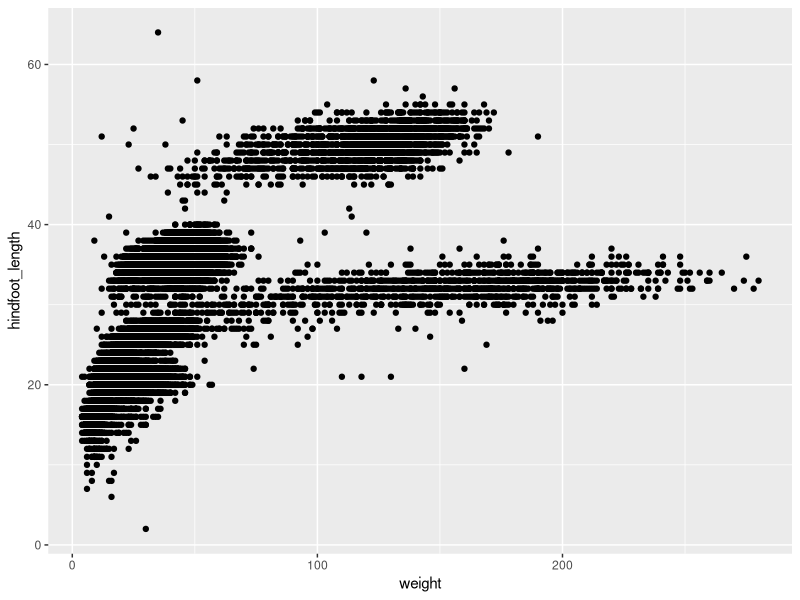
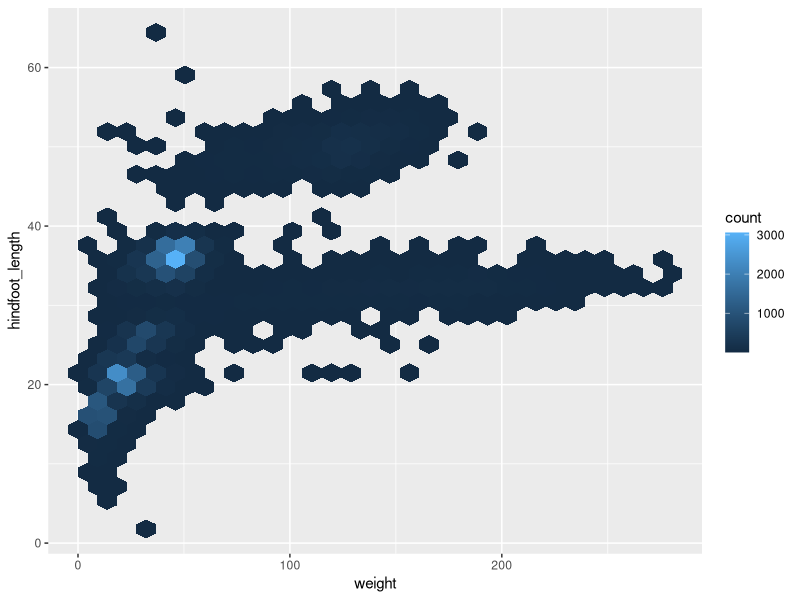
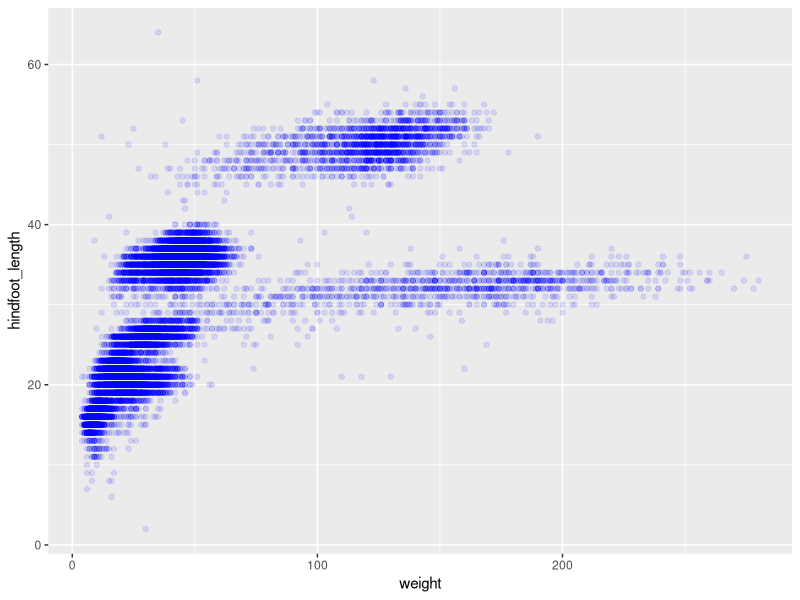
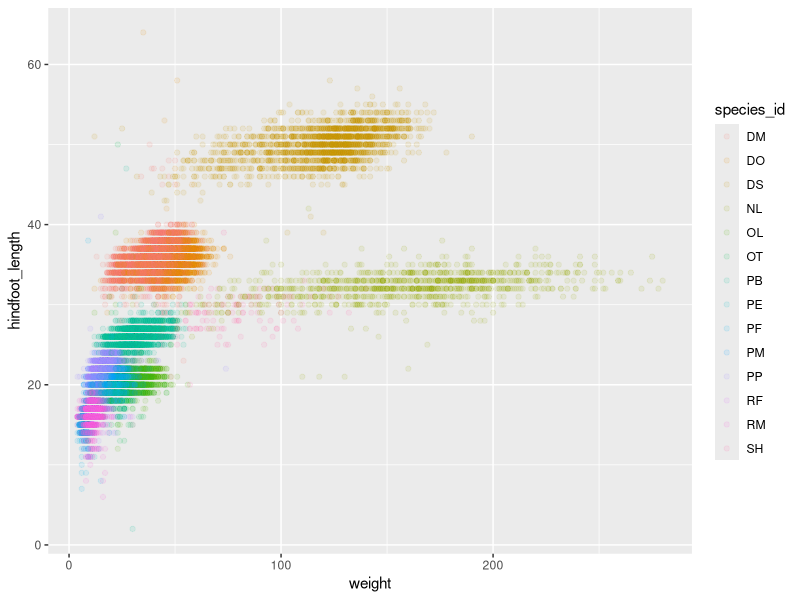
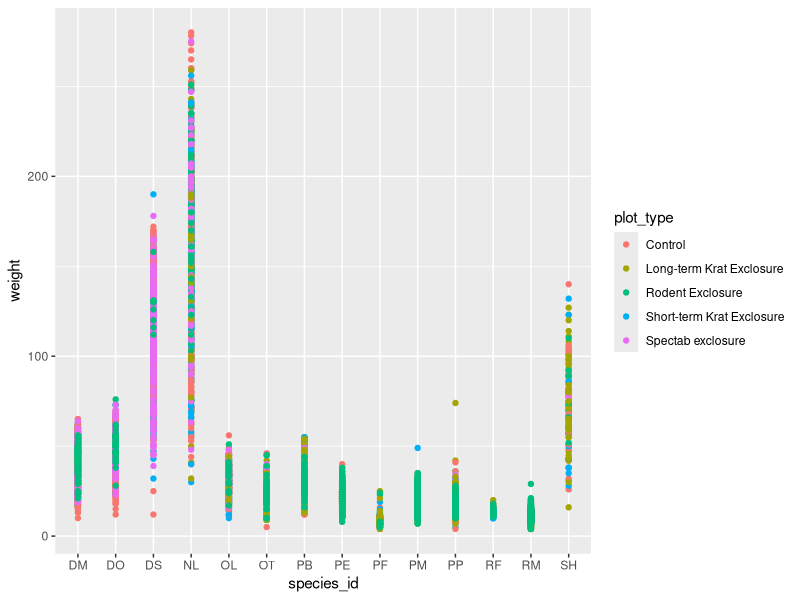
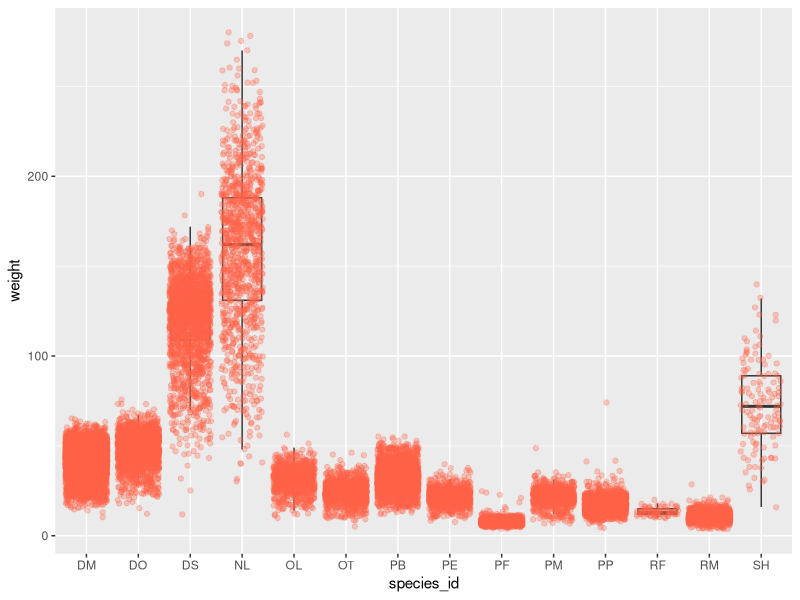
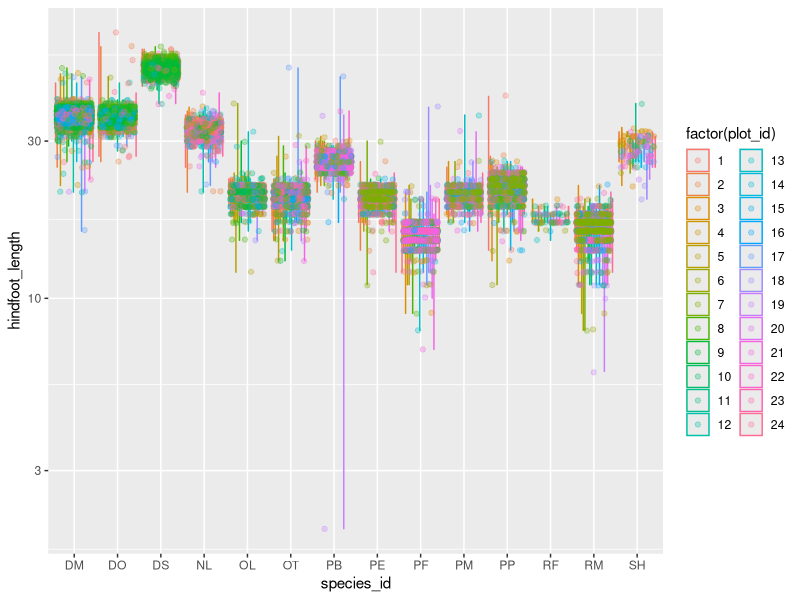

These figures' R source, in order:
## ---- chunk 1
knitr::opts_chunk$set(echo = TRUE)
knitr::opts_chunk$set(warning = FALSE)
## ---- chunk 2
library("tidyverse")
setwd("~/Andrew UMass Amherst Undergrad/Andrew Year 4 UMass/Fall 2020/Bio 597GE Genomics/genomics-course")
surveys_complete <- read_csv("data/surveys_complete.csv")
## ---- chunk 3
ggplot(data = surveys_complete, aes(x = weight, y = hindfoot_length)) +
  geom_point()

## Or we could assign the plot by doing this...
surveys_plot <- ggplot(data = surveys_complete, 
                      mapping = aes(x = weight, y = hindfoot_length))
## Then graph the plot like this
#surveys_plot + 
#    geom_point()
## ---- chunk 4
library("hexbin")
surveys_plot +
 geom_hex()

## ---- chunk 5
#Aplha adds transparency, color can hange the color
ggplot(data = surveys_complete, mapping = aes(x = weight, y = hindfoot_length)) +
    geom_point(alpha = 0.1, color = "blue")

#Can even use other variables in the graph
ggplot(data = surveys_complete, mapping = aes(x = weight, y = hindfoot_length)) +
    geom_point(alpha = 0.1, aes(color = species_id))

#Or use a boxplot
ggplot(data = surveys_complete, 
       mapping = aes(x = species_id, y = weight)) +
   geom_point(aes(color = plot_type))
## ---- chunk 6
#Jitter prevents points from overlapping
ggplot(data = surveys_complete, mapping = aes(x = species_id, y = weight)) +
    geom_boxplot(alpha = 0) +
    geom_jitter(alpha = 0.3, color = "tomato")

## ---- chunk 7
# With some added bits to make it look even better!
ggplot(data = surveys_complete, mapping = aes(x = species_id, y = hindfoot_length)) +
  aes(color = factor(plot_id)) +
  geom_violin(alpha = 0) +
  geom_jitter(alpha = 0.3) +
  scale_y_log10()
